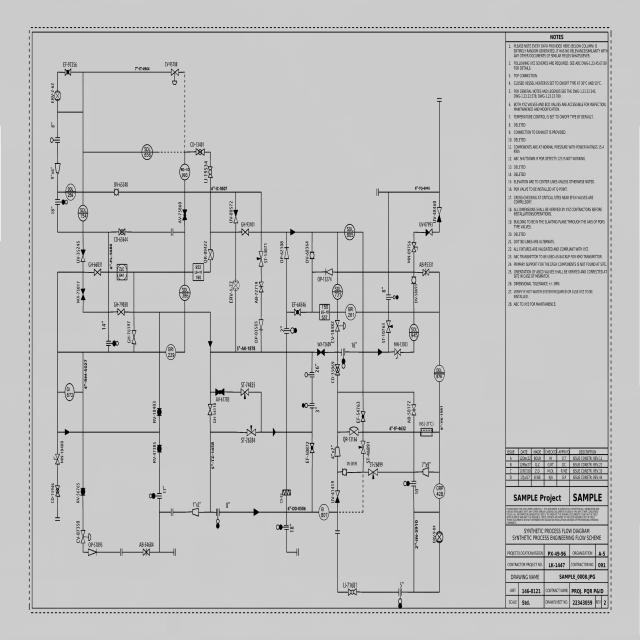
#> input picture data/samples/WhatsApp Image 2025-09-05 at 12.10.18_f67551b8.jpg, 640 x 640 px; its folder holds only this picture in this run
$ python -i symbols.py   (imports and definitions only)
#> lines starting #> are read from the running program, lines starting #| are printed output that depends on the picture; after the words box and inside, x2 and y2 are one past the last pixel; in counts of white or black regions, pixels touching at a corner belong together
import cv2
import numpy as np
import os
from typing import List, Tuple, Dict, Any
from backend.models import Node, BoundingBox, Issue
import uuid

# --- Globals for Template Matching ---
TEMPLATES = {}
TEMPLATE_DIR = "data/templates"
DEFAULT_THRESHOLD = 0.7

# List of supported ISA-5.1 symbols
SUPPORTED_SYMBOLS = [
    "pump",
    "valve_manual",
    "valve_control",
    "instrument_bubble",
    "tank"
]

# [19 lines left out: function load_templates, not called in this run]
            # else:
            #     print(f"Skipping unsupported symbol template: {template_name}")

# Load templates on module import
# [1 line not run here, left out]

# [34 lines left out: function non_max_suppression, not called in this run]


def detect_symbols(image_path: str, threshold: float = DEFAULT_THRESHOLD) -> Dict[str, Any]:
    """
    Detects symbols in an image using template matching.
    Returns both detected symbols as nodes and issues for unknown symbols.
    """
#> called with threshold = 0.7
    img_rgb = cv2.imread(image_path)
#> img_rgb is the input picture: shape (640, 640, 3); min 0, max 241, mean 195.4
    if img_rgb is None:
        print(f"Error: Could not read image at {image_path}")
        return {"nodes": [], "issues": []}

    img_gray = cv2.cvtColor(img_rgb, cv2.COLOR_BGR2GRAY)

    all_detections = []
    all_scores = []
    all_boxes = []
    issues = []

    # Perform template matching for supported symbols
    for name, template in TEMPLATES.items():
        w, h = template.shape[::-1]
        res = cv2.matchTemplate(img_gray, template, cv2.TM_CCOEFF_NORMED)

        loc = np.where(res >= threshold)
        scores = res[loc]

        for pt, score in zip(zip(*loc[::-1]), scores):
            box = (pt[0], pt[1], w, h)
            all_boxes.append(box)
            all_scores.append(score)
            all_detections.append({
                "name": name,
                "box": box,
                "score": score
            })
#> after the loop, all_boxes = []; all_detections = []; all_scores = []

    # Apply basic contour detection to find possible unknown symbols
    # This is a simplified approach to detect potential symbols not in our template set
    edges = cv2.Canny(img_gray, 50, 150)
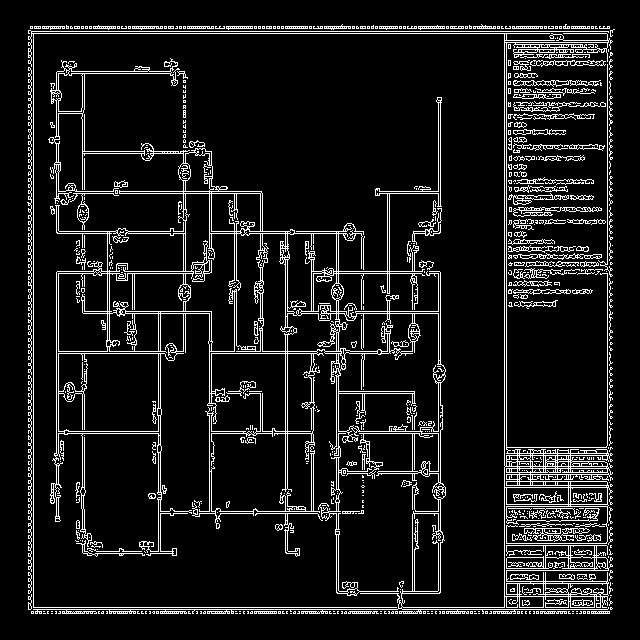
#> edges: shape (640, 640); 9.8% white in thin lines or dots, all inside (x1, y1, x2, y2) = (27, 24, 615, 614)
    contours, _ = cv2.findContours(edges, cv2.RETR_EXTERNAL, cv2.CHAIN_APPROX_SIMPLE)
#> contours = 537 contours, 454 with area under 20; largest, box (x1, y1, x2, y2) and area: (28, 30, 613, 614) 75860, (318, 433, 399, 596) 477, (524, 528, 590, 542) 330, (513, 80, 601, 87) 268, (530, 60, 606, 67) 260

    min_contour_area = 400  # Minimum area to consider as a potential symbol
    for contour in contours:
        area = cv2.contourArea(contour)
        if area > min_contour_area:
            x, y, w, h = cv2.boundingRect(contour)

            # Check if this contour overlaps significantly with any template match
            is_known = False
            for box in all_boxes:
                box_x, box_y, box_w, box_h = box
                # Calculate intersection
                x_overlap = max(0, min(x + w, box_x + box_w) - max(x, box_x))
                y_overlap = max(0, min(y + h, box_y + box_h) - max(y, box_y))
                overlap_area = x_overlap * y_overlap

                if overlap_area > 0.5 * min(area, box_w * box_h):
                    is_known = True
                    break

            if not is_known:
                # Create an issue for this unknown symbol
                issue_id = str(uuid.uuid4())
                issues.append(Issue(
                    id=f"issue_{issue_id}",
                    severity="warn",
                    message=f"Unknown symbol detected at coordinates ({x}, {y}). Not matching any supported symbol templates.",
                    targetId=None  # No target ID since it's not in our graph
                ))
#> this loop made 234 passes
#> (area, x, y, w, h, issue_id) on pass 234: (477, 318, 433, 81, 163, '551910c8-6d44-41cd-a868-0cfc3dc80468')
#> area on passes 14, 21, 44, 55: 35, 38, 46.5, 41
#> after the loop, issues = []

    if not all_boxes:
        return {"nodes": [], "issues": issues}

    # Apply Non-Maximum Suppression
    picked_indices = non_max_suppression(all_boxes, all_scores, 0.4)

    final_nodes: List[Node] = []
    for i, idx in enumerate(picked_indices):
        detection = all_detections[idx]
        box = detection['box']

        # Determine node kind based on symbol type
        symbol_type = detection["name"]
        if symbol_type == "pump":
            kind = "equipment"
        elif symbol_type == "tank":
            kind = "equipment"
        elif symbol_type == "valve_manual" or symbol_type == "valve_control":
            kind = "equipment"
        elif symbol_type == "instrument_bubble":
            kind = "instrument"
        else:
            kind = "unknown"

        # Flag low confidence detections
        if detection["score"] < 0.8:
            issue_id = str(uuid.uuid4())
            issues.append(Issue(
                id=f"issue_{issue_id}",
                severity="info",
                message=f"Low confidence detection ({detection['score']:.2f}) for {symbol_type} at coordinates ({box[0]}, {box[1]}).",
                targetId=f"symbol_{i}"
            ))

        node = Node(
            id=f"symbol_{i}",
            kind=kind,
            type=symbol_type,
            bbox=BoundingBox(x=box[0], y=box[1], w=box[2], h=box[3]),
            confidence=detection["score"]
        )
        final_nodes.append(node)

    return {"nodes": final_nodes, "issues": issues}

#> (the run stopped early here; a loop or call above may not have finished)
